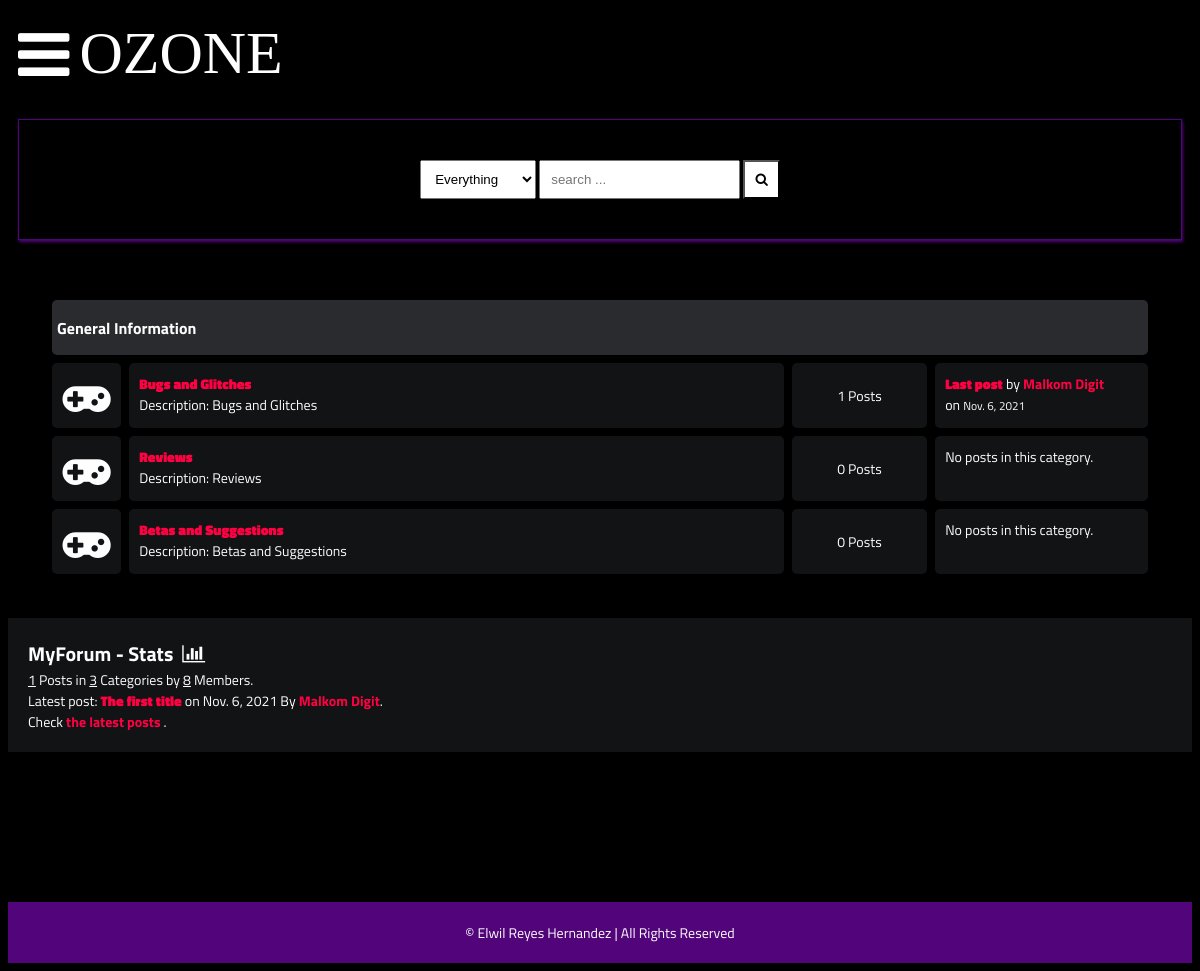
The page / on the database its author committed.
### main/models.py (models this page shows, shortened)
class Category(models.Model):
    title = models.CharField(max_length=50)
    slug = models.SlugField(max_length=400, unique=True, blank=True)
    description = models.TextField(default="description")
    class Meta:
        verbose_name_plural = "categories"
    def get_url(self):
        return reverse("posts", kwargs={
            "slug":self.slug
        })
    @property
    def num_posts(self):
        return Post.objects.filter(categories=self).count()
    @property
    def last_post(self):
        return Post.objects.filter(categories=self).latest("date")

class Post(models.Model):
    title = models.CharField(max_length=400)
    slug = models.SlugField(max_length=400, unique=True, blank=True)
    user = models.ForeignKey(Author, on_delete=models.CASCADE)
    content = HTMLField()
    categories = models.ManyToManyField(Category)
    date = models.DateTimeField(auto_now_add=True)
    approved = models.BooleanField(default=False)
    hit_count_generic = GenericRelation(HitCount, object_id_field='object_pk',
        related_query_name='hit_count_generic_relation'
    )
    tags = TaggableManager()
    comments = models.ManyToManyField(Comment, blank=True)
    closed = models.BooleanField(default=False)
    state = models.CharField(max_length=40, default="zero")
    def get_url(self):
        return reverse("detail", kwargs={
            "slug":self.slug
        })

class Author(models.Model):
    user = models.ForeignKey(User, on_delete=models.CASCADE)
    fullname = models.CharField(max_length=40, blank=True)
    slug = slug = models.SlugField(max_length=400, unique=True, blank=True)
    bio = HTMLField()
    points = models.IntegerField(default=0)
    profile_pic = ResizedImageField(size=[50, 80], quality=100, upload_to="authors", default=None, null=True, blank=True)

### main/views.py (the view)
# urls.py: path("", home, name="home"),
def home(request):
    forums = Category.objects.all()
    num_posts = Post.objects.all().count()
    num_users = User.objects.all().count()
    num_categories = forums.count()
    try:
        last_post = Post.objects.latest("date")
    except:
        last_post = []
    context = {
        "forums":forums,
        "num_posts":num_posts,
        "num_users":num_users,
        "num_categories":num_categories,
        "last_post":last_post,
        "title": "OZONE forum app"
    }
    return render(request, "forums.html", context)

### main/context_processors.py (called while the page is built, shortened)
def searchFunction(request):
    search_context = {}
    posts = Post.objects.all()
    return search_context

### templates/forums.html
{% extends 'base.html' %}
{% block content %}
    <div class="container">
        <div class="subforum">
            {% if forums %}
                <div class="subforum-title">
                    <h1>General Information</h1>
                </div>
                {% for forum in forums %}
                    <div class="subforum-row">
                        <div class="subforum-icon subforum-column center">
                            <i class="fa fa-gamepad"></i>
                        </div>
                        <div class="subforum-description subforum-column">
                            <h4><a href="{{forum.get_url}}">{{forum.title}}</a></h4>
                            <p>Description: {{forum.description}} </p>
                        </div>
                        <div class="subforum-stats subforum-column center">
                            <span>{{forum.num_posts}} Posts</span>
                        </div>
                        <div class="subforum-info subforum-column">
                            {% if forum.last_post %}
                                <b><a href="{{forum.last_post.get_url}}">Last post</a></b> by <a href="">{{forum.last_post.user.fullname|title}}</a>
                                <br>on <small>{{forum.last_post.date|date}}</small>
                            {% else %}
                                <span>No posts in this category.</span>
                            {% endif %}
                        </div>
                    </div>
                {% endfor %}
            {% else %}
                <div class="subforum-title">
                    <h1><i class="fa fa-frown-o"></i>&nbsp;you have no posts yet.</h1>
                </div>
            {% endif %}
        </div>
    </div>
    <div class="forum-info">
        <div class="chart">
            MyForum - Stats &nbsp;<i class="fa fa-bar-chart"></i>
        </div>
        <span><u>{{num_posts}}</u> Posts in <u>{{num_categories}}</u> Categories by <u>{{num_users}}</u> Members.</span><br>
        {% if forums %}
            <span>Latest post: <b><a href="{{last_post.get_url}}">{{last_post.title}}</a></b> on {{last_post.date|date}} By <a href="">{{last_post.user.fullname|title}}</a></span>.<br>
            <span>Check <a href="{% url 'latest_posts' %}">the latest posts</a> .</span><br>
        {% endif %}
    </div>
    {% endblock content %}

### static/style.css (style rules this page uses)
* { box-sizing: border-box; }
html { font-size: 14px; font-family: 'Titillium Web', sans-serif; background-color:rgb(0,0,0); color:#FEFEFE; }
a { color:#FF0042; font-weight: bolder; text-decoration: none; }
h1 { font-size:16px; font-weight: bolder; }
.container { margin: 20px; padding: 20px; }
.subforum { margin-top:20px; }
.subforum-title { background-color:#292B2E; padding: 5px; border-radius: 5px; margin:4px; }
.subforum-row { display: grid; grid-template-columns: 7% 60% 13% 20%; }
.subforum-column { padding: 10px; margin:4px; border-radius: 5px; background-color:#111314; }
.subforum-description * { margin-block: 0; }
.center { display: flex; justify-content: center; align-items: center; }
.subforum-icon i { font-size: 45px; }
.forum-info { padding: 20px; background-color: #111314; }
.chart { font-size:20px; font-weight:bold; }

### rows shown on the page
Category: title "Bugs and Glitches", description "Bugs and Glitches", num_posts "1", last_post.user.fullname "Malkom Digit", last_post "Nov. 6, 2021"
Category: title "Reviews", description "Reviews", num_posts "0", shows "No posts in this category."
Category: title "Betas and Suggestions", description "Betas and Suggestions", num_posts "0", shows "No posts in this category."
Post: title "The first title", date "Nov. 6, 2021", user.fullname "Malkom Digit"

### other values the page prints
{{ num_posts }} "1"
{{ num_categories }} "3"
{{ num_users }} "8"
